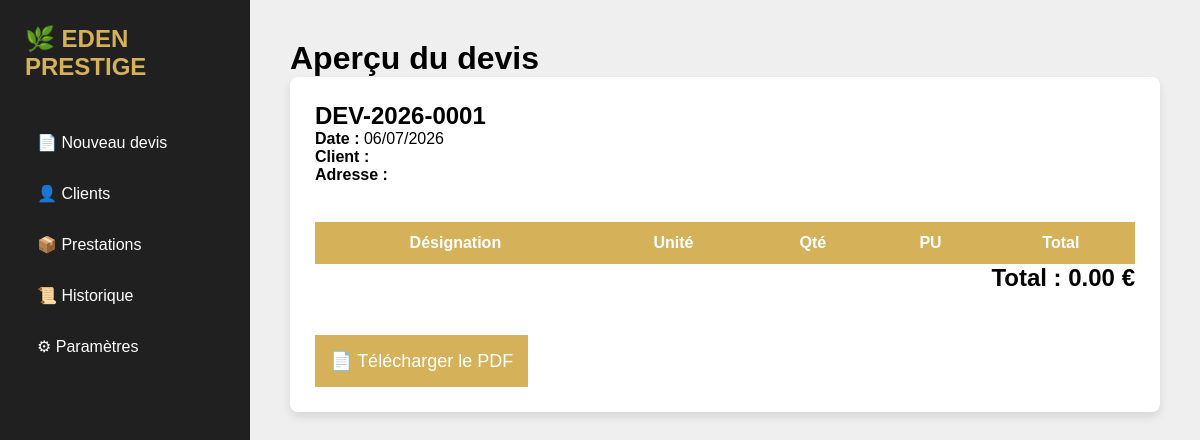
The app's page /devis/1 with its own data.
### models.py (models this page shows)
class Devis(db.Model):
    __tablename__ = "devis"
    id = db.Column(db.Integer, primary_key=True)
    numero = db.Column(db.String(20), unique=True)
    date = db.Column(db.String(20))
    expiration = db.Column(db.String(20))
    remise = db.Column(db.Float, default=0)
    total = db.Column(db.Float, default=0)
    client_id = db.Column(
        db.Integer,
        db.ForeignKey("clients.id")
    )
    lignes = db.relationship(
        "LigneDevis",
        backref="devis",
        cascade="all, delete",
        lazy=True
    )

### app.py (the view)
@app.route("/devis/<int:id>")
def voir_devis(id):
    devis = Devis.query.get_or_404(id)
    return render_template(
        "apercu.html",
        devis=devis
    )

### templates/apercu.html (shortened to what this page needs)
{% extends "base.html" %}
{% block contenu %}
<h1>Aperçu du devis</h1>
<div class="bloc">
<h2>{{ devis.numero }}</h2>
<p><b>Date :</b> {{ devis.date }}</p>
<p><b>Client :</b> {{ devis.client_obj.nom }}</p>
<p><b>Adresse :</b> {{ devis.client_obj.adresse }}</p>
<br>
<table>
<thead>
<tr>
<th>Désignation</th>
<th>Unité</th>
<th>Qté</th>
<th>PU</th>
<th>Total</th>
</tr>
</thead>
</table>
<h2 style="text-align:right">
Total :
{{ "%.2f"|format(devis.total) }} €
</h2>
<br>
<a href="/pdf/{{ devis.id }}">
<button class="valider">
📄 Télécharger le PDF
</button>
</a>
</div>
{% endblock %}

### static/style.css (style rules this page uses)
* { margin:0; padding:0; box-sizing:border-box; font-family:Arial; }
body { display:flex; background:#efefef; }
.bloc { background:white; padding:25px; border-radius:8px; box-shadow:0 5px 10px rgba(0,0,0,.1); }
table { width:100%; border-collapse:collapse; margin-top:20px; }
th { background:#d5b15a; color:white; padding:12px; }
button { padding:8px 15px; cursor:pointer; }
.valider { margin-top:25px; background:#d5b15a; color:white; font-size:18px; border:none; padding:15px; cursor:pointer; }

### records on screen
Devis: numero "DEV-2026-0001", date "06/07/2026", total "0.00"
